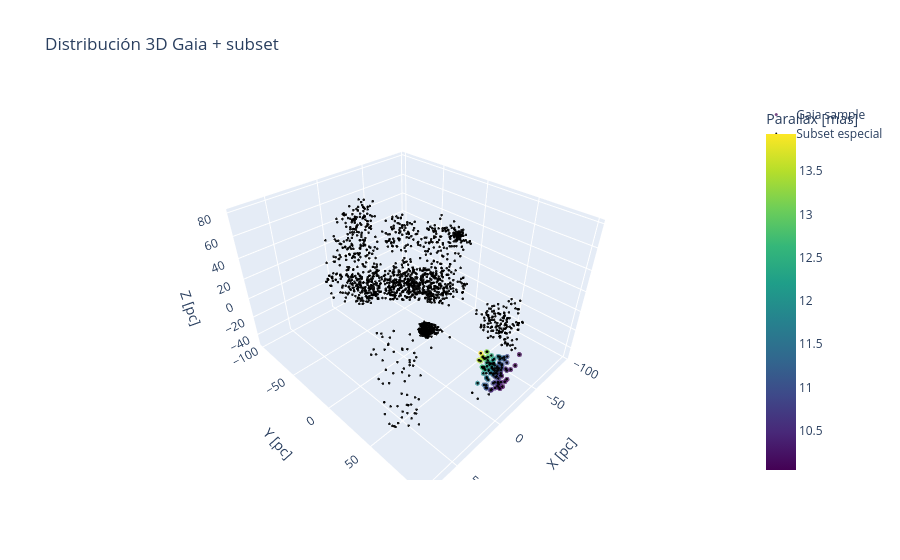

The code cell stored with this chart in its notebook:
### Code cell
import plotly.graph_objects as go
fig = go.Figure()
df_filter = dff[dff['cluster']==8]
# 🔵 Estrellas principales
fig.add_trace(
    go.Scatter3d(
        x=df_filter["x_pc"],
        y=df_filter["y_pc"],
        z=df_filter["z_pc"],
        mode="markers",
        marker=dict(
            size=3,
            color=df_filter["parallax"],  # o lo que uses
            colorscale="Viridis",
            opacity=0.7,
            colorbar=dict(title="Parallax [mas]")
        ),
        name="Gaia sample"
    )
)
df_groups = dff[dff['cluster'].isin(list(silhouette_por_cluster.sort_values(by=['metrica','silhouette_distancia','silhouette','silhouette_movimientos','probabilidad'], ascending=[0,0,0,0,0]).head(10)['cluster'].values))]
# ⚫ Estrellas negras (más pequeñas)
fig.add_trace(
    go.Scatter3d(
        x=df_groups["x_pc"],
        y=df_groups["y_pc"],
        z=df_groups["z_pc"],
        mode="markers",
        marker=dict(
            size=1.5,
            color="black",
            opacity=0.9
        ),
        name="Subset especial"
    )
)

fig.update_layout(
    title="Distribución 3D Gaia + subset",
    scene=dict(
        xaxis_title="X [pc]",
        yaxis_title="Y [pc]",
        zaxis_title="Z [pc]"
    )
)

fig.show()

### Figure 1 — Plotly figure (JSON) as saved in the notebook; plotly's stock layout.template omitted (floating-point values rounded to 4 significant figures; data arrays with more than 128 entries replaced by an {"elided": "..."} marker saying what was removed)
{"data": [{"marker": {"color": [10.04, 10.05, 10.06, 10.07, 10.08, 10.1, 10.12, 10.13, 10.17, 10.34, 10.34, 10.35, 10.36, 10.39, 10.39, 10.4, 10.45, 10.46, 10.49, 10.53, 10.65, 10.66, 10.67, 10.74, 10.75, 10.76, 10.76, 10.77, 10.82, 10.88, 10.88, 10.94, 10.95, 10.96, 10.98, 11.0, 11.01, 11.01, 11.04, 11.04, 11.05, 11.06, 11.06, 11.07, 11.07, 11.09, 11.1, 11.1, 11.19, 11.2, 11.22, 11.23, 11.29, 11.36, 11.36, 11.39, 11.44, 11.47, 11.48, 11.52, 11.52, 11.57, 11.6, 11.7, 11.74, 11.77, 11.86, 11.88, 11.89, 11.9, 12.04, 12.04, 12.05, 12.1, 12.1, 12.12, 12.22, 12.28, 12.32, 12.35, 12.35, 12.38, 12.43, 12.51, 12.52, 12.59, 12.67, 12.79, 12.84, 12.86, 12.92, 13.24, 13.25, 13.37, 13.37, 13.41, 13.54, 13.93], "colorbar": {"title": {"text": "Parallax [mas]"}}, "colorscale": [[0, "#440154"], [0.1111, "#482878"], [0.2222, "#3e4989"], [0.3333, "#31688e"], [0.4444, "#26828e"], [0.5556, "#1f9e89"], [0.6667, "#35b779"], [0.7778, "#6ece58"], [0.8889, "#b5de2b"], [1, "#fde725"]], "opacity": 0.7, "size": 3}, "mode": "markers", "name": "Gaia sample", "type": "scatter3d", "x": [-33.74, -11.83, -38.76, -24.49, -15.51, -37.3, -12.05, -20.02, -33.38, -38.2, -19.66, -17.37, -37.27, -11.82, -31.3, -19.91, -11.49, -8.874, -9.546, -15.0, -34.16, -13.43, -12.46, -32.13, -38.49, -27.8, -15.94, -26.91, -12.21, -38.3, -12.15, -5.718, -26.07, -34.9, -30.9, -38.71, -27.94, -33.69, -5.206, -38.58, -26.04, -25.75, -28.37, -30.31, -28.96, -16.42, -24.86, -34.75, -37.1, -29.84, -38.91, -16.43, -35.53, -13.88, -21.95, -12.49, -26.15, -36.19, -20.5, -30.8, -14.09, -17.98, -18.48, -24.86, -31.8, -26.45, -24.33, -12.81, -23.31, -24.59, -21.65, -27.95, -22.99, -19.11, -22.49, -24.53, -11.75, -14.23, -17.38, -29.36, -24.22, -31.58, -17.06, -26.46, -14.25, -23.77, -21.94, -23.45, -29.71, -16.67, -34.78, -20.02, -22.58, -15.97, -25.37, -19.78, -12.07, -22.57], "y": [90.6, 94.89, 77.58, 84.47, 95.49, 90.6, 92.82, 91.61, 87.48, 80.46, 85.99, 89.95, 77.06, 91.5, 85.49, 81.09, 88.97, 92.24, 91.96, 83.31, 75.89, 90.74, 89.97, 79.92, 76.22, 78.53, 85.29, 86.96, 86.28, 79.94, 88.5, 85.47, 83.6, 74.5, 77.04, 73.82, 76.2, 80.67, 84.78, 73.56, 79.34, 81.42, 76.54, 78.6, 75.75, 77.83, 84.02, 74.42, 76.42, 82.18, 73.4, 75.79, 69.26, 83.75, 80.29, 81.29, 73.89, 74.51, 74.73, 74.22, 83.45, 79.56, 75.89, 75.55, 75.61, 74.39, 73.11, 71.86, 77.05, 76.43, 70.46, 71.17, 77.61, 77.74, 75.69, 75.63, 78.04, 77.62, 77.02, 67.51, 68.62, 66.53, 73.81, 72.67, 74.68, 67.32, 68.31, 71.72, 64.74, 74.4, 63.14, 69.94, 70.36, 70.06, 65.56, 69.1, 70.97, 65.08], "z": [-23.78, -27.51, -48.52, -46.05, -22.05, -14.49, -31.56, -30.84, -30.13, -37.71, -39.57, -30.7, -44.7, -27.45, -31.15, -47.6, -33.25, -23.35, -23.3, -43.11, -43.57, -19.85, -23.04, -35.37, -36.95, -41.19, -33.23, -18.42, -30.75, -24.4, -21.61, -31.8, -25.89, -39.47, -37.5, -36.35, -40.82, -24.55, -31.58, -36.21, -34.84, -29.74, -38.88, -32.71, -39.83, -42.49, -21.08, -36.94, -27.8, -18.13, -32.18, -43.69, -42.25, -23.37, -28.62, -30.81, -38.75, -27.09, -39.81, -32.88, -19.31, -28.5, -36.49, -31.35, -22.86, -31.35, -34.22, -41.98, -24.47, -24.74, -38.3, -32.47, -18.35, -20.54, -24.35, -22.01, -21.61, -20.05, -18.8, -33.77, -35.47, -33.16, -27.09, -20.28, -24.47, -34.79, -32.91, -20.57, -31.46, -15.18, -28.11, -20.23, -15.21, -20.86, -25.49, -19.98, -16.59, -20.23]}, {"marker": {"color": "black", "opacity": 0.9, "size": 1.5}, "mode": "markers", "name": "Subset especial", "type": "scatter3d", "x": {"elided": "1842 float values"}, "y": {"elided": "1842 float values"}, "z": {"elided": "1842 float values"}}], "layout": {"scene": {"xaxis": {"title": {"text": "X [pc]"}}, "yaxis": {"title": {"text": "Y [pc]"}}, "zaxis": {"title": {"text": "Z [pc]"}}}, "title": {"text": "Distribución 3D Gaia + subset"}}}
